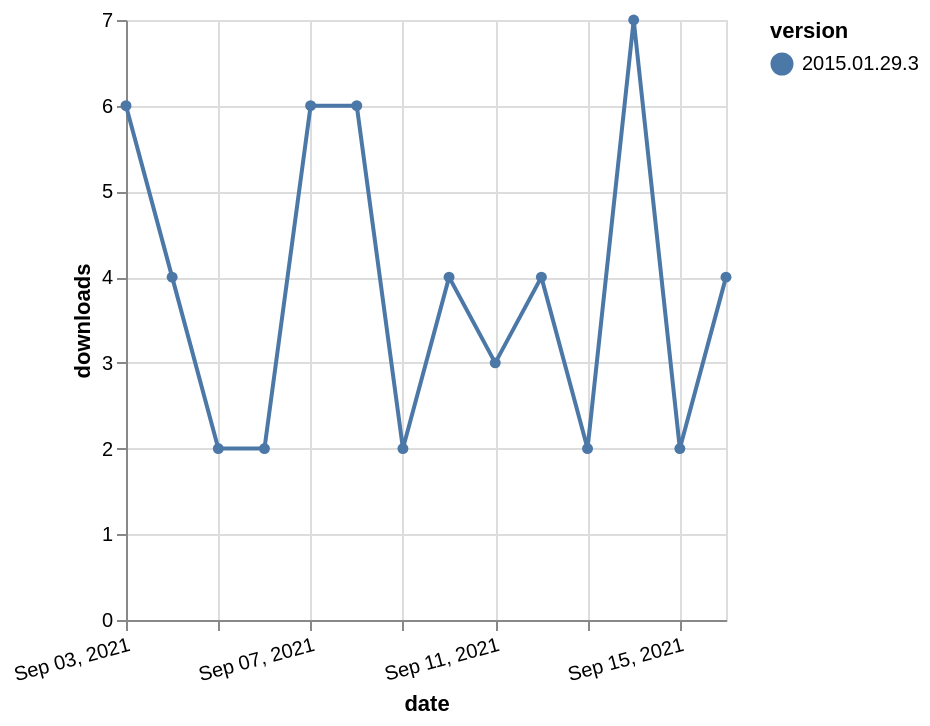

Describe this chart as a Vega-Lite specification.
### Vega-Lite specification from a JSON file in a GitHub repository (floating-point values rounded to 4 significant figures)
{"$schema": "https://vega.github.io/schema/vega-lite/v5.json", "description": "A simple bar chart with embedded data.", "data": {"values": [{"date": "2021-09-03", "total": 11907, "delta": 6, "version": "2015.01.29.3"}, {"date": "2021-09-04", "total": 11911, "delta": 4, "version": "2015.01.29.3"}, {"date": "2021-09-05", "total": 11913, "delta": 2, "version": "2015.01.29.3"}, {"date": "2021-09-06", "total": 11915, "delta": 2, "version": "2015.01.29.3"}, {"date": "2021-09-07", "total": 11921, "delta": 6, "version": "2015.01.29.3"}, {"date": "2021-09-08", "total": 11927, "delta": 6, "version": "2015.01.29.3"}, {"date": "2021-09-09", "total": 11929, "delta": 2, "version": "2015.01.29.3"}, {"date": "2021-09-10", "total": 11933, "delta": 4, "version": "2015.01.29.3"}, {"date": "2021-09-11", "total": 11936, "delta": 3, "version": "2015.01.29.3"}, {"date": "2021-09-12", "total": 11940, "delta": 4, "version": "2015.01.29.3"}, {"date": "2021-09-13", "total": 11942, "delta": 2, "version": "2015.01.29.3"}, {"date": "2021-09-14", "total": 11949, "delta": 7, "version": "2015.01.29.3"}, {"date": "2021-09-15", "total": 11951, "delta": 2, "version": "2015.01.29.3"}, {"date": "2021-09-16", "total": 11955, "delta": 4, "version": "2015.01.29.3"}]}, "width": "container", "mark": {"type": "line", "point": {"filled": true}}, "encoding": {"x": {"field": "date", "type": "temporal", "timeUnit": "yearmonthdate", "title": "date", "axis": {"labelAngle": -15}}, "y": {"field": "delta", "type": "quantitative", "title": "downloads"}, "color": {"field": "version", "type": "nominal"}, "tooltip": {"field": "delta"}}}
